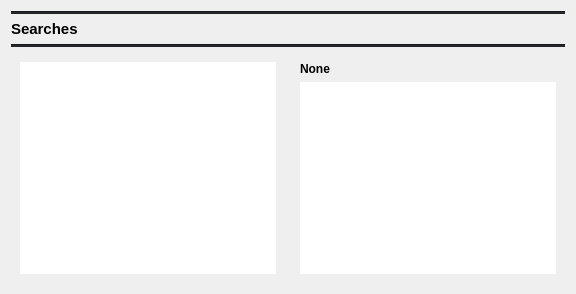
          <widget class="QWidget" name="page_20">
           <layout class="QGridLayout" name="gridLayout_38">
            <item row="0" column="0">
             <widget class="Line" name="line_23">
              <property name="styleSheet">
               <string notr="true">background-color: rgb(35, 36, 40);</string>
              </property>
              <property name="orientation">
               <enum>Qt::Horizontal</enum>
              </property>
             </widget>
            </item>
            <item row="1" column="0">
             <widget class="QLabel" name="label_37">
              <property name="font">
               <font>
                <pointsize>11</pointsize>
                <weight>75</weight>
                <bold>true</bold>
               </font>
              </property>
              <property name="text">
               <string>Searches</string>
              </property>
             </widget>
            </item>
            <item row="2" column="0">
             <widget class="Line" name="line_24">
              <property name="styleSheet">
               <string notr="true">background-color: rgb(35, 36, 40);</string>
              </property>
              <property name="orientation">
               <enum>Qt::Horizontal</enum>
              </property>
             </widget>
            </item>
            <item row="3" column="0">
             <widget class="QFrame" name="frame_22">
              <property name="sizePolicy">
               <sizepolicy hsizetype="Expanding" vsizetype="MinimumExpanding">
                <horstretch>0</horstretch>
                <verstretch>0</verstretch>
               </sizepolicy>
              </property>
              <property name="frameShape">
               <enum>QFrame::NoFrame</enum>
              </property>
              <property name="frameShadow">
               <enum>QFrame::Raised</enum>
              </property>
              <layout class="QGridLayout" name="gridLayout_48">
               <property name="leftMargin">
                <number>0</number>
               </property>
               <property name="topMargin">
                <number>0</number>
               </property>
               <property name="rightMargin">
                <number>0</number>
               </property>
               <property name="bottomMargin">
                <number>0</number>
               </property>
               <item row="0" column="0">
                <widget class="QFrame" name="frame_24">
                 <property name="sizePolicy">
                  <sizepolicy hsizetype="Maximum" vsizetype="MinimumExpanding">
                   <horstretch>0</horstretch>
                   <verstretch>0</verstretch>
                  </sizepolicy>
                 </property>
                 <property name="frameShape">
                  <enum>QFrame::NoFrame</enum>
                 </property>
                 <property name="frameShadow">
                  <enum>QFrame::Raised</enum>
                 </property>
                 <layout class="QGridLayout" name="gridLayout_49">
                  <item row="1" column="0">
                   <widget class="QListWidget" name="listWidget_5">
                    <property name="font">
                     <font>
                      <pointsize>8</pointsize>
                      <weight>75</weight>
                      <bold>true</bold>
                     </font>
                    </property>
                    <property name="frameShape">
                     <enum>QFrame::NoFrame</enum>
                    </property>
                   </widget>
                  </item>
                 </layout>
                </widget>
               </item>
               <item row="0" column="1">
                <widget class="QFrame" name="frame_23">
                 <property name="sizePolicy">
                  <sizepolicy hsizetype="MinimumExpanding" vsizetype="MinimumExpanding">
                   <horstretch>0</horstretch>
                   <verstretch>0</verstretch>
                  </sizepolicy>
                 </property>
                 <property name="frameShape">
                  <enum>QFrame::NoFrame</enum>
                 </property>
                 <property name="frameShadow">
                  <enum>QFrame::Raised</enum>
                 </property>
                 <layout class="QGridLayout" name="gridLayout_50">
                  <item row="0" column="0">
                   <widget class="QLabel" name="label_43">
                    <property name="font">
                     <font>
                      <weight>75</weight>
                      <bold>true</bold>
                     </font>
                    </property>
                    <property name="text">
                     <string>None</string>
                    </property>
                   </widget>
                  </item>
                  <item row="1" column="0">
                   <widget class="QTextBrowser" name="textBrowser_2">
                    <property name="frameShape">
                     <enum>QFrame::NoFrame</enum>
                    </property>
                   </widget>
                  </item>
                 </layout>
                </widget>
               </item>
              </layout>
             </widget>
            </item>
           </layout>
          </widget>
